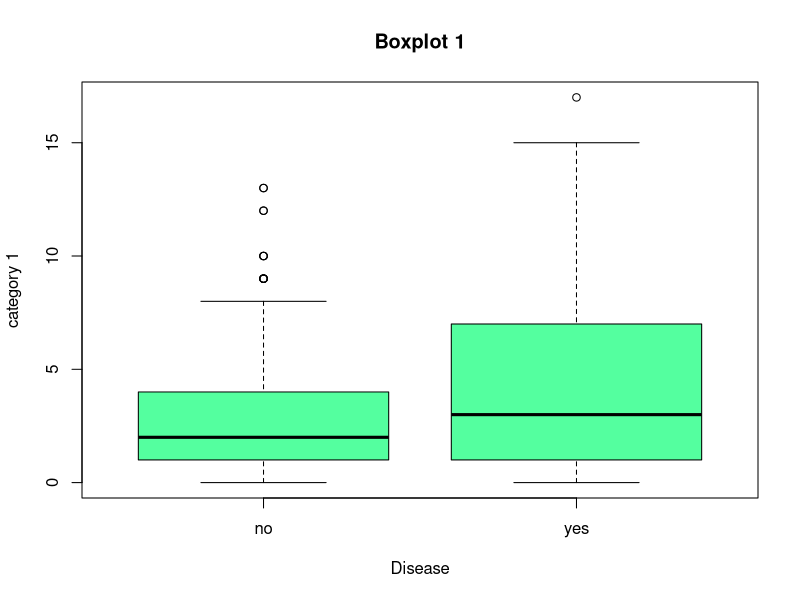
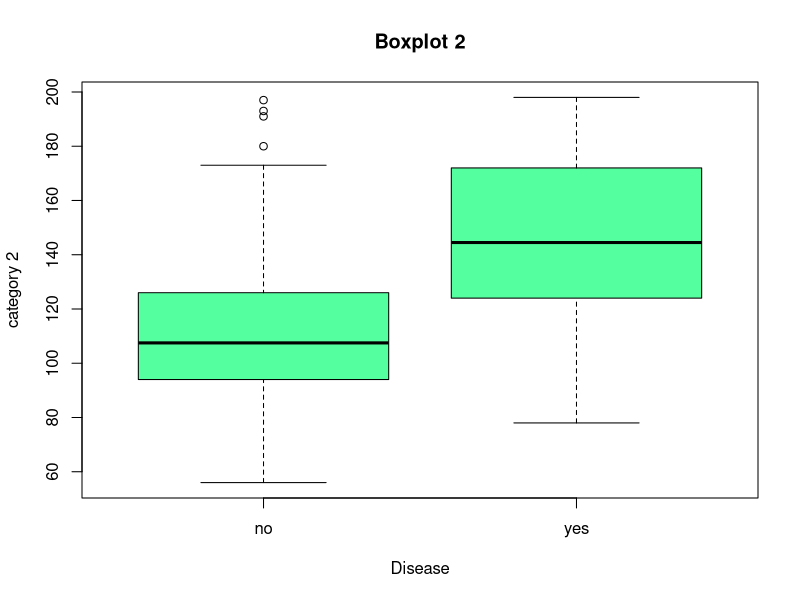
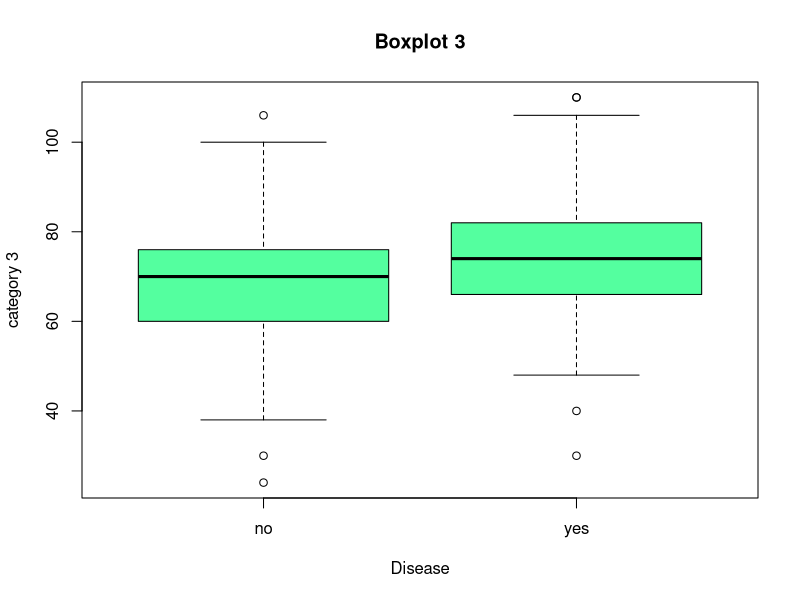
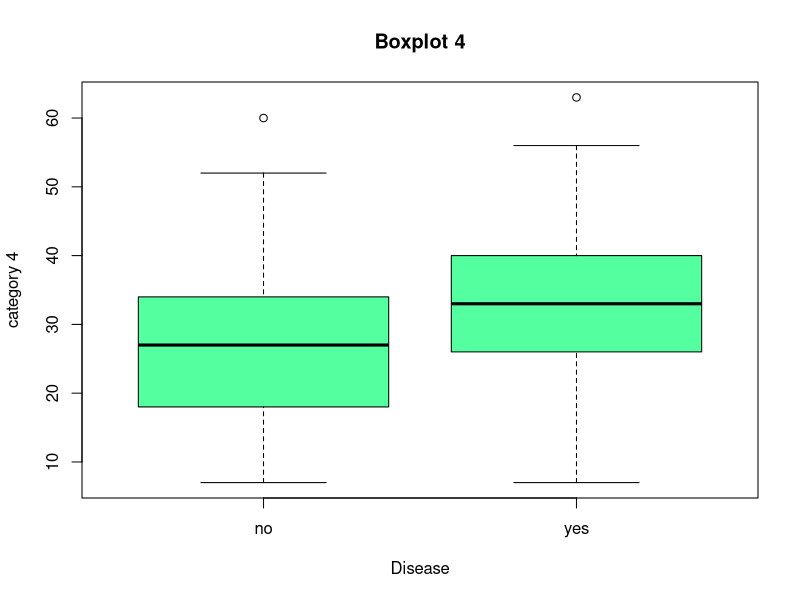
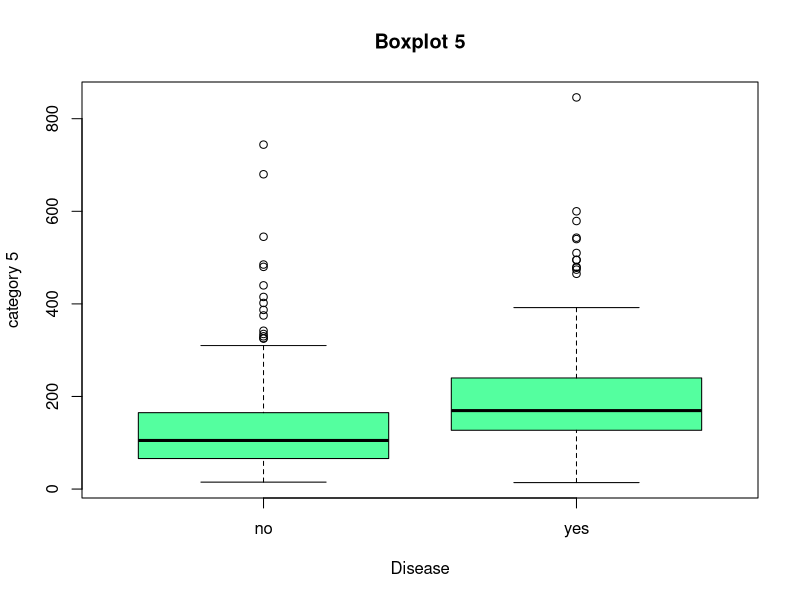
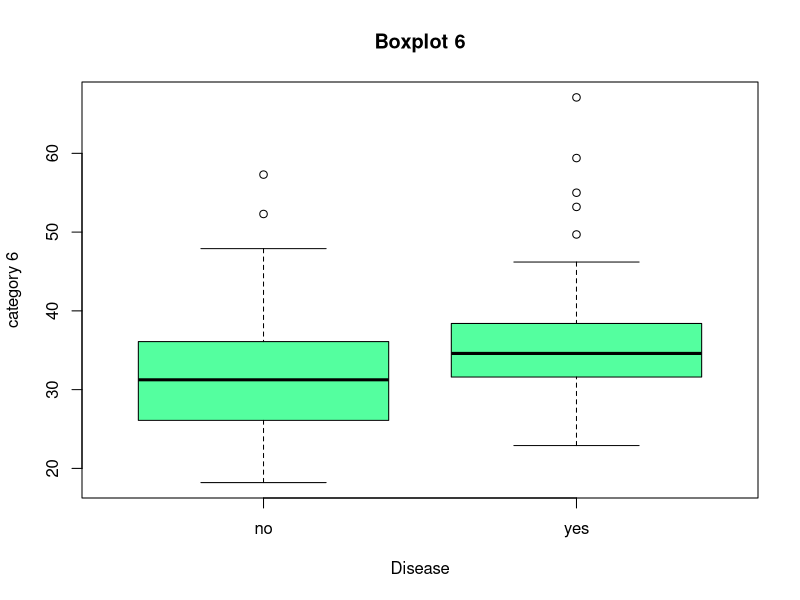
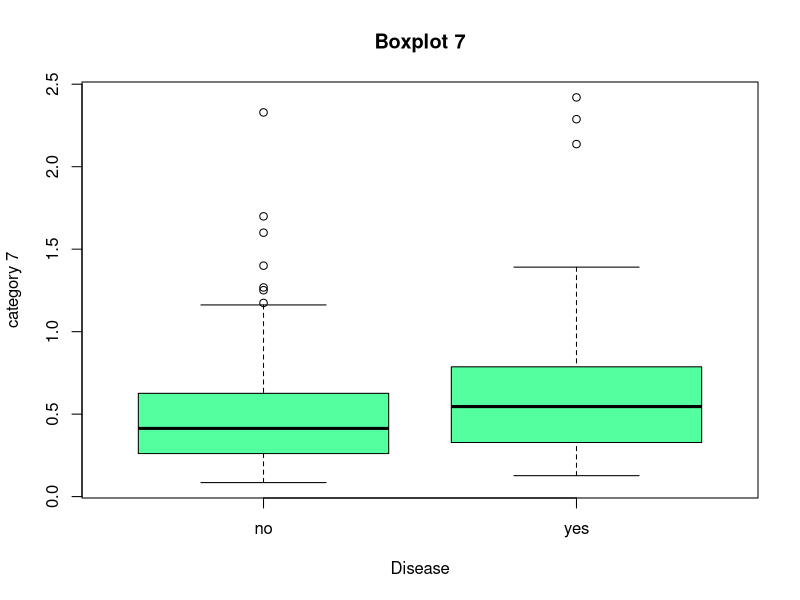
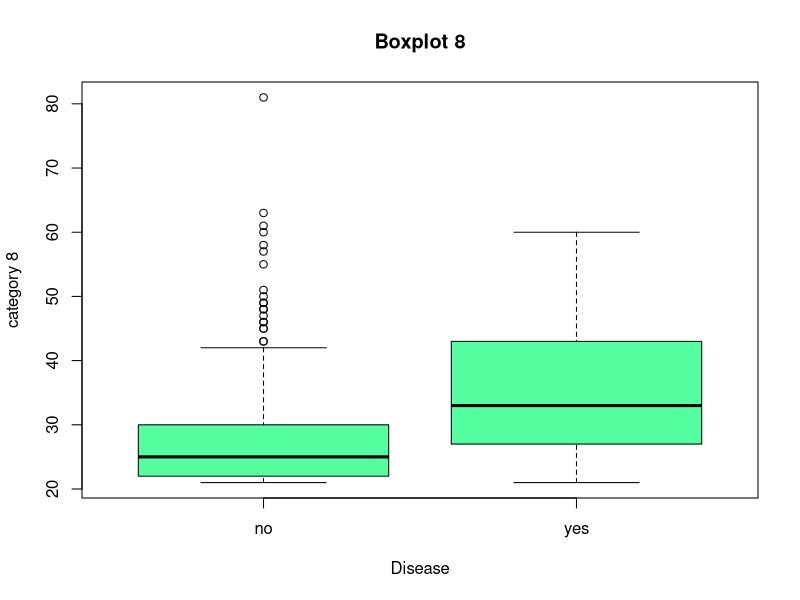

Generate these figures, in order, with R:
## ---- chunk 1
knitr::opts_chunk$set(echo = TRUE)

## ---- chunk 2

df <-  read.csv('disease.txt')
## ---- chunk 3
dim(df)
names(df)
summary(df)
head(df)
## ---- chunk 4
df$disease <- as.factor(df$disease)

#contrasts(df$disease)
df$disease <- as.factor(ifelse(df$disease== '1', 'yes','no'))
## ---- chunk 5
summary(df)
prop.table(summary(df$disease))
## ---- chunk 6

for (i in 1:8){
  title <- sprintf("Boxplot %d",i)
  boxplot(df[,i] ~ df$disease, main = title, xlab = 'Disease', ylab =  sprintf("category %d",i), col = 'seagreen1')
}
## ---- chunk 7

for (i in 1:8){
  title <- sprintf("Cat %d",i)
  hist(df[,i], main = title, freq = F, col='turquoise', xlab = '')
} 


## ---- chunk 8
colorss <- c('green','red')
pairs(df, pch=16, cex = 0.5, col = ifelse(df$disease =='yes', colorss[2], colorss[1]), main = 'Scatterplot matrix' )
## ---- chunk 9
cor(df[,-9])
## ---- chunk 10
column_1 <- c(rgb(green=255, blue = 0, red = 0,   alpha=65, maxColorValue=255),
rgb(red=255,   green=0, blue = 0, alpha=50, maxColorValue=255) )
column_1 <- ifelse(df$disease=='no', column_1[1], column_1[2])
set.seed(99) 
jittdf <-  apply(df[,1:8], 2, FUN=function(x){ jitter(x, amount=.56) })
jittdf <-  cbind(jittdf, class=df[,1]) 
pairs(df, col=column_1, pch=16, main = 'scatterplot matrix')
## ---- chunk 11
set.seed(99)
size_tt <- floor(0.6 * nrow(df))
train_ind <- sample(seq_len(nrow(df)), size = size_tt)
train <-  df[train_ind,]
test <-  df[-train_ind,]
## ---- chunk 12
glm.fits <-  glm(disease ~ ., data = train, family = 'binomial') 
summary(glm.fits)

## ---- chunk 13
contrasts(df$disease)
glm.probs <-predict(glm.fits, test,  type = 'response')
glm.probs[1:10]
## ---- chunk 14
glm.pred <-  rep('no', nrow(test))

glm.pred[glm.probs > 0.5] <- 'yes'
## ---- chunk 15
table(glm.pred, test$disease)
mean(glm.pred == test$disease)
mean(glm.pred != test$disease)
glm.acc <-  mean(glm.pred == test$disease)
## ---- chunk 16
new_df <-  data.frame(C1 = mean(df$C1), C2 = 31, C3 = mean(df$C3), C4 = mean(df$C4),C5 = mean(df$C5), C6 = mean(df$C6), C7 = mean(df$C7), C8 = mean(df$C8))
## ---- chunk 17
prob.individuals <-  predict(glm.fits, new_df, type = 'response')
prob.individuals
## ---- chunk 18
standardized.X <-  scale(df[,-9])
var(standardized.X[,1])
var(standardized.X[,2])
mean(standardized.X[,2])
mean(standardized.X[,1])

## ---- chunk 19
standardized.X <-  as.data.frame(standardized.X)
standardized.X$disease <-  df$disease
train.x <-  standardized.X[train_ind,]
test.x <-  standardized.X[-train_ind,]
## ---- chunk 20

glm.fitx <-  glm(disease~., data = train.x, family = 'binomial')
summary(glm.fitx)
## ---- chunk 21
glm.probx <-predict(glm.fitx, test.x, type = 'response')
glm.probx[1:10]
## ---- chunk 22
glm.predx <- rep('no', nrow(test.x))
glm.predx[glm.probx>0.5] <-  'yes'
## ---- chunk 23
table(glm.predx, test.x$disease)
mean(glm.predx == test.x$disease)
mean(glm.predx != test.x$disease)
## ---- chunk 24
library(class)
x_tr <-  train[,1:8]
x_ts <-  test[, 1:8]

y_tr <-  train[,9]
y_ts <-  test[,9]


calc_error_rate <-  function(predicted.value, true.value){
  mean(true.value != predicted.value)
}

set.seed(99)
errors_tr <-  errors_ts <- c()
kvec <-  c(seq(1:10), 20, 50, 100)
for (k in kvec) {
  pred_tr <- knn(x_tr, x_tr, y_tr, k = k, prob = TRUE)
  pred_ts <- knn(x_tr, x_ts, y_tr, k = k, prob = TRUE)
  err_tr <-  calc_error_rate(pred_tr, y_tr)
  err_ts <- calc_error_rate(pred_ts, y_ts)
  errors_tr <- append(errors_tr, err_tr)
  errors_ts <-  append(errors_ts, err_ts)
  print(table(pred_ts, test$disease))
  errors_ts
}

plot(1,type = 'n', xlim = c(0.01,1), ylim = c(0, 0.4), log = 'x', xlab = '1/K', ylab = 'Error rate', main = 'Training error vs Test error')
 lines(1/kvec, errors_tr, type = 'b', col = 'red')
lines(1/kvec, errors_ts, type ='b', col ='blue')
legend('bottomleft', legend = c('Training Error', 'Test Error'), col=c('red','blue'), lty = 1, cex = .64)
## ---- chunk 25
x_trx <- train.x[1:8]
x_tsx <- test.x[1:8]

y_trx <-  train.x[,9]
y_tsx <-  test.x[,9]
knn_acc <-  c()
errors_trx <-  errors_tsx <-  c()
for(k in kvec) {
  pred_trx <-  knn(x_trx, x_trx, y_trx , k = k, prob = T)
  pred_tsx <-  knn(x_trx, x_tsx, y_trx, k = k, prob = T)
  err_trx <-  calc_error_rate(pred_trx, y_trx)
  err_tsx <-  calc_error_rate(pred_tsx, y_tsx)
  errors_trx <-  append(errors_trx, err_trx)
  errors_tsx <-  append(errors_tsx, err_tsx)
  print(table(pred_tsx, test$disease))
  knn_acc <-  append(knn_acc, mean(pred_tsx == y_tsx))
}
plot(1, type = 'n', xlim = c(0.01, 1), ylim = c(0,0.5), log = 'x', xlab= '1/K', ylab = 'Error Rate')
lines(1/kvec, errors_trx, type = 'b', col = 'red')
lines(1/kvec, errors_tsx, type = 'b', col='blue')
legend('bottomleft', legend = c('Training Error', 'Test Error'), col=c('red','blue'), lty = 1, cex = .64)
mean(knn_acc)
## ---- chunk 26
if (!require(MASS)) {
    install.packages(MASS)
    library(MASS)
}

lda.fit <-  lda(disease~., data = train)
lda.fit
plot(lda.fit)
## ---- chunk 27
lda.pred <- predict(lda.fit, test)
names(lda.pred)
lda.class <-  lda.pred$class
table(lda.class,test$disease)
mean(lda.class == test$disease)
lda.acc <- mean(lda.class == test$disease)
sum(lda.pred$posterior[,2] >= .5)
sum(lda.pred$posterior[,2] < .5)

## ---- chunk 28
lda.fitx <-  lda(disease~., data = train.x)
lda.fitx
plot(lda.fitx)
lda.predx <- predict(lda.fitx, test.x)
names(lda.predx)
lda.classx <-  lda.predx$class
table(lda.classx,test.x$disease)
mean(lda.classx == test.x$disease)

sum(lda.predx$posterior[,2] >= .5)
sum(lda.predx$posterior[,2] < .5)
## ---- chunk 29
qda.fit <-  qda(disease~., data = train)
qda.fit
## ---- chunk 30
qda.pred <-  predict(qda.fit, test)
qda.class <-  qda.pred$class
table(qda.class, test$disease)
mean(qda.class == test$disease)
qda.acc <-  mean(qda.class == test$disease)
## ---- chunk 31
qda.fitx <-  qda(disease~., data = train.x)
qda.fitx

qda.predx <- predict(qda.fitx, test.x)
names(qda.predx)
qda.classx <-  qda.predx$class
table(qda.classx,test.x$disease)
mean(qda.classx == test.x$disease)

sum(qda.predx$posterior[,2] >= .5)
sum(qda.predx$posterior[,2] < .5)
## ---- chunk 32
if(!require("e1071")) {
    install.packages("e1071")
    library(e1071)
}

nb.fit <-  naiveBayes(disease ~. ,data = train)
nb.fit
nb.preds <- predict(nb.fit, test)
table(nb.preds, test$disease)
sum(nb.preds==test$disease)/nrow(test)
prop.table(table(nb.preds, test$disease)[1,])
prop.table(table(nb.preds, test$disease)[2,])
nb.probs <-  predict(nb.fit, test, type = 'raw')
head(nb.probs)
nb_acc <-  c(sum(nb.preds == test$disease)/nrow(test))
print(nb_acc)
## ---- chunk 33
nb.fitx <-  naiveBayes(disease ~. ,data = train.x)
nb.fitx
nb.predsx <- predict(nb.fitx, test.x)
table(nb.predsx, test.x$disease)
sum(nb.predsx==test.x$disease)/nrow(test.x)
prop.table(table(nb.predsx, test.x$disease)[1,])
prop.table(table(nb.predsx, test.x$disease)[2,])
nb.probsx <-  predict(nb.fitx, test.x, type = 'raw')
head(nb.probsx)
## ---- chunk 34
Models <-  c('Logistic regression','LDA','QDA','KNN','Naive Bayes')
Accuracy <-  c(glm.acc, lda.acc, qda.acc, mean(knn_acc), nb_acc)
recap_table <-  cbind(Models,Accuracy)
print(recap_table)
## ---- chunk 35
library(ROCR)

predrglm <-  ROCR::prediction(glm.probs, test$disease)
perfglm <-  ROCR::performance(predrglm, "tpr", "fpr")
plot(perfglm, col = "indianred2", lwd = 2)
auc.glm <-  ROCR::performance(predrglm, measure = "auc", main = "ROC Curve")


predrlda <-  ROCR::prediction(lda.pred$posterior[,2], test$disease)
perflda <-  ROCR::performance(predrlda, "tpr", "fpr")
plot(perflda, col = "springgreen3", lwd = 2, add = T)
auc.lda <-  ROCR::performance(predrlda, measure = "auc")


predrqda <-  ROCR::prediction(qda.pred$posterior[,2], test$disease)
perfqda <-  ROCR::performance(predrqda, "tpr", "fpr")
plot(perfqda, col = "lightblue", lwd = 2, add = T)
auc.qda <-  ROCR::performance(predrqda, measure = "auc")


predrnb <-  ROCR::prediction(nb.probs[,2], test$disease)
perfnb <-  ROCR::performance(predrnb, "tpr", "fpr")
plot(perfnb, col = "orange", lwd = 2, add = T)
auc.nb <-  ROCR::performance(predrnb, measure = "auc")

# Since there is no predict for KNN method, I will have to extract the probability of prediction in the KNN testing with prob = True, otherwise we will get the predicted classes ( the proportions are needed)
pred_ts_prob <- attr(pred_ts, "prob")
pred_ts_prob[pred_ts == "no"] <-  1 - pred_ts_prob[pred_ts == "no"] 
# KNN outputs the posterior probability of the winning class, we need to re-scale it. 
predrknn <-  ROCR::prediction(pred_ts_prob, test$disease)
perfknn <-  ROCR::performance(predrknn, "tpr", "fpr")
plot(perfknn, col = "hotpink", lwd = 2, add = T)
auc.knn <-  ROCR::performance(predrknn, measure = "auc")
abline(0,1, col = "grey", lwd = 3, lty = 2)
legend('bottomright', legend = c('GLM','LDA', 'QDA','NB', 'K-NN'), col=c('indianred2','springgreen3','lightblue','orange','hotpink'), lty = 1, cex = .64)

auc_table <-  data.frame(Glm = auc.glm@y.values[1], Lda = auc.lda@y.values[1], Qda = auc.qda@y.values[1], NB = auc.nb@y.values[1], Knn = auc.knn@y.values[1])
auc_table
max_auc <-  max(auc_table)
min_auc <- min(auc_table)
## ---- chunk 36
auc_vector <-  c(auc.glm@y.values[1], auc.lda@y.values[1], auc.qda@y.values[1],auc.knn@y.values[1], auc.nb@y.values[1])
auc_summ_table <-  cbind(Models, auc_vector)
print(auc_summ_table)
## ---- chunk 37
my_seq <-  c(seq(1:12))
v_test <-  c()
v_train <-  c()
poly_acc_train <-  c()
poly_acc_test <- c()
poly_err_train <-  c()
poly_err_test <- c()
true_neg <-  c()
true_pos <-  c()
for (i in my_seq){
  model <-  glm(disease ~ poly(C2,i), data = train, family = 'binomial')
  print(summary(model))
  poly_prob_test <-  predict(model, test, type = 'response')
  poly_pred_test <-  rep('no', length(test))
  poly_pred_test <-  ifelse(poly_prob_test > 0.5, 'yes', 'no')
  poly_prob_train <-  predict(model, train, type = 'response')
  poly_pred_train <- rep('no', length(train))
  poly_pred_train <- ifelse(poly_prob_train > 0.5, 'yes', 'no')
  
  # confusion matrix
  table(poly_pred_test, test$disease)
  # TN & TP 
  true_pos <-  c(true_pos, table(poly_pred_test, test$disease)[2,2]/sum(table(poly_pred_test, test$disease)[,2]))
  true_neg <-  c(true_neg, table(poly_pred_test, test$disease)[1,1]/sum(table(poly_pred_test, test$disease)[,1]))
  # accuracy 
  poly_acc_test <-  append(poly_acc_test, mean(poly_pred_test==test$disease))
  poly_err_test <-  append(poly_err_test, mean(poly_pred_test!=test$disease))
  poly_acc_train <-  append(poly_acc_train, mean(poly_pred_train==train$disease))
  print(mean(poly_pred_train ==  train$disease))
   poly_err_train <-  append(poly_err_train, mean(poly_pred_train!=train$disease))
  print(mean(poly_pred_train ==  train$disease))
}
## ---- chunk 38
# creating a blank plot to fill with poly lines afterwards
plot(my_seq, type = 'n', xlab = 'Degree', ylab = 'Rates', ylim = c(0.4,0.9), xlim = c(1,12), main = 'True negative vs True positive')
# add lines for MSE on train and test lines 
lines(my_seq, true_pos, col = 'indianred2', lwd = 3, type = 'b')
lines( my_seq, true_neg, col = 'springgreen2', lwd = 3, type = 'b' )
legend('bottomleft', legend = c('True Neg', 'True Pos'), col = c('indianred2', 'springgreen2'), lty = 1.5, cex = .80)

## ---- chunk 39
# creating a blank plot to fill with poly lines afterwards
plot(my_seq, type = 'n', xlab = 'Degree', ylab = 'Rates', ylim = c(0.7,0.8), main = 'Test accuracy vs Train accuracy')
lines(my_seq, poly_acc_train, col = 'indianred2', lwd = 3, type = 'b')
lines( my_seq, poly_acc_test, col = 'springgreen2', lwd = 3, type = 'b' )
legend('bottomleft', legend = c('Test Accuracy', 'Train Accuracy'), col = c('indianred2', 'springgreen2'), lty = 1.5, cex = .80)

## ---- chunk 40
# creating a blank plot to fill with poly lines afterwards
plot(my_seq, type = 'n', xlab = 'Degree', ylab = 'Rates', ylim = c(0.15,0.3), main = 'Test error vs train error')
lines(my_seq, poly_err_train, col = 'indianred2', lwd = 3, type = 'b')
lines( my_seq, poly_err_test, col = 'springgreen2', lwd = 3, type = 'b' )
legend('topleft', legend = c('Test Error', 'Train Error'), col = c('indianred2', 'springgreen2'), lty = 1.5, cex = .80)
